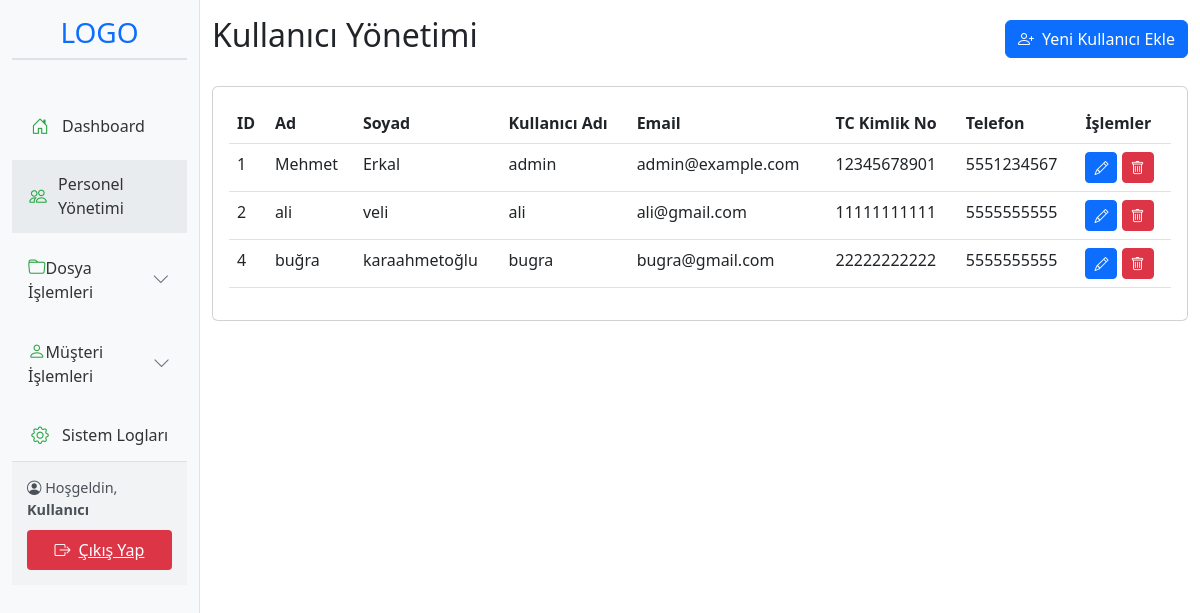
/kullanici_yonetim.php, run on the app's committed database.
### tables this page shows
CREATE TABLE `personel` (
  `personel_id` int(11) NOT NULL,
  `ad` varchar(50) NOT NULL,
  `soyad` varchar(50) NOT NULL,
  `kullanici_adi` varchar(50) NOT NULL,
  `email` varchar(100) NOT NULL,
  `sifre` varchar(255) NOT NULL,
  `tc_kimlik_no` char(11) NOT NULL,
  `telefon` varchar(15) NOT NULL
);

### kullanici_yonetim.php (the view, shortened to what this page needs)
<!DOCTYPE html>
<html lang="en">
<head>
    <link href="https://cdn.jsdelivr.net/npm/bootstrap@5.3.0/dist/css/bootstrap.min.css" rel="stylesheet">
    <link href="https://cdn.jsdelivr.net/npm/bootstrap-icons@1.11.0/font/bootstrap-icons.css" rel="stylesheet">
</head>
<body>
    <?php
    $database = new Database();
    $conn = $database->getConnection();
    try {
        $sql = "SELECT * FROM personel";
        $stmt = $conn->query($sql);
        $result = $stmt->fetchAll(PDO::FETCH_ASSOC);
    } catch(PDOException $e) {
        echo "Hata: " . $e->getMessage();
        $result = [];
    }
    ?>
    <div class="container-fluid">
        <div class="row">
            <?php include 'sidebar.php'; ?>
            <div class="col-md-10 py-3">
                <div class="d-flex justify-content-between align-items-center mb-4">
                    <h2>Kullanıcı Yönetimi</h2>
                    <button class="btn btn-primary" data-bs-toggle="modal" data-bs-target="#addUserModal">
                        <i class="bi bi-person-plus me-2"></i>Yeni Kullanıcı Ekle
                    </button>
                </div>
                <div class="card">
                    <div class="card-body">
                        <table class="table table-hover">
                            <thead>
                                <tr>
                                    <th>ID</th>
                                    <th>Ad</th>
                                    <th>Soyad</th>
                                    <th>Kullanıcı Adı</th>
                                    <th>Email</th>
                                    <th>TC Kimlik No</th>
                                    <th>Telefon</th>
                                    <th>İşlemler</th>
                                </tr>
                            </thead>
                            <tbody>
                                <?php foreach($result as $row): ?>
                                <tr>
                                    <td><?php echo htmlspecialchars($row['personel_id']); ?></td>
                                    <td><?php echo htmlspecialchars($row['ad']); ?></td>
                                    <td><?php echo htmlspecialchars($row['soyad']); ?></td>
                                    <td><?php echo htmlspecialchars($row['kullanici_adi']); ?></td>
                                    <td><?php echo htmlspecialchars($row['email']); ?></td>
                                    <td><?php echo htmlspecialchars($row['tc_kimlik_no']); ?></td>
                                    <td><?php echo htmlspecialchars($row['telefon']); ?></td>
                                    <td>
                                        <button class="btn btn-sm btn-primary edit-user"
                                                data-bs-toggle="modal"
                                                data-bs-target="#editUserModal"
                                                data-id="<?php echo htmlspecialchars($row['personel_id']); ?>"
                                                data-ad="<?php echo htmlspecialchars($row['ad']); ?>"
                                                data-soyad="<?php echo htmlspecialchars($row['soyad']); ?>"
                                                data-kullanici="<?php echo htmlspecialchars($row['kullanici_adi']); ?>"
                                                data-email="<?php echo htmlspecialchars($row['email']); ?>"
                                                data-tc="<?php echo htmlspecialchars($row['tc_kimlik_no']); ?>"
                                                data-telefon="<?php echo htmlspecialchars($row['telefon']); ?>">
                                            <i class="bi bi-pencil"></i>
                                        </button>
                                        <button class="btn btn-sm btn-danger delete-user"
                                                data-bs-toggle="modal"
                                                data-bs-target="#deleteUserModal"
                                                data-id="<?php echo htmlspecialchars($row['personel_id']); ?>">
                                            <i class="bi bi-trash"></i>
                                        </button>
                                    </td>
                                </tr>
                                <?php endforeach; ?>
                            </tbody>
                        </table>
                    </div>
                </div>
            </div>
        </div>
    </div>
</body>
</html>

### data on the page
personel: personel_id "1", ad "Mehmet", soyad "Erkal", kullanici_adi "admin", email "admin@example.com", tc_kimlik_no "12345678901", telefon "5551234567"
personel: personel_id "2", ad "ali", soyad "veli", kullanici_adi "ali", email "ali@gmail.com", tc_kimlik_no "11111111111", telefon "5555555555"
personel: personel_id "4", ad "buğra", soyad "karaahmetoğlu", kullanici_adi "bugra", email "bugra@gmail.com", tc_kimlik_no "22222222222", telefon "5555555555"
